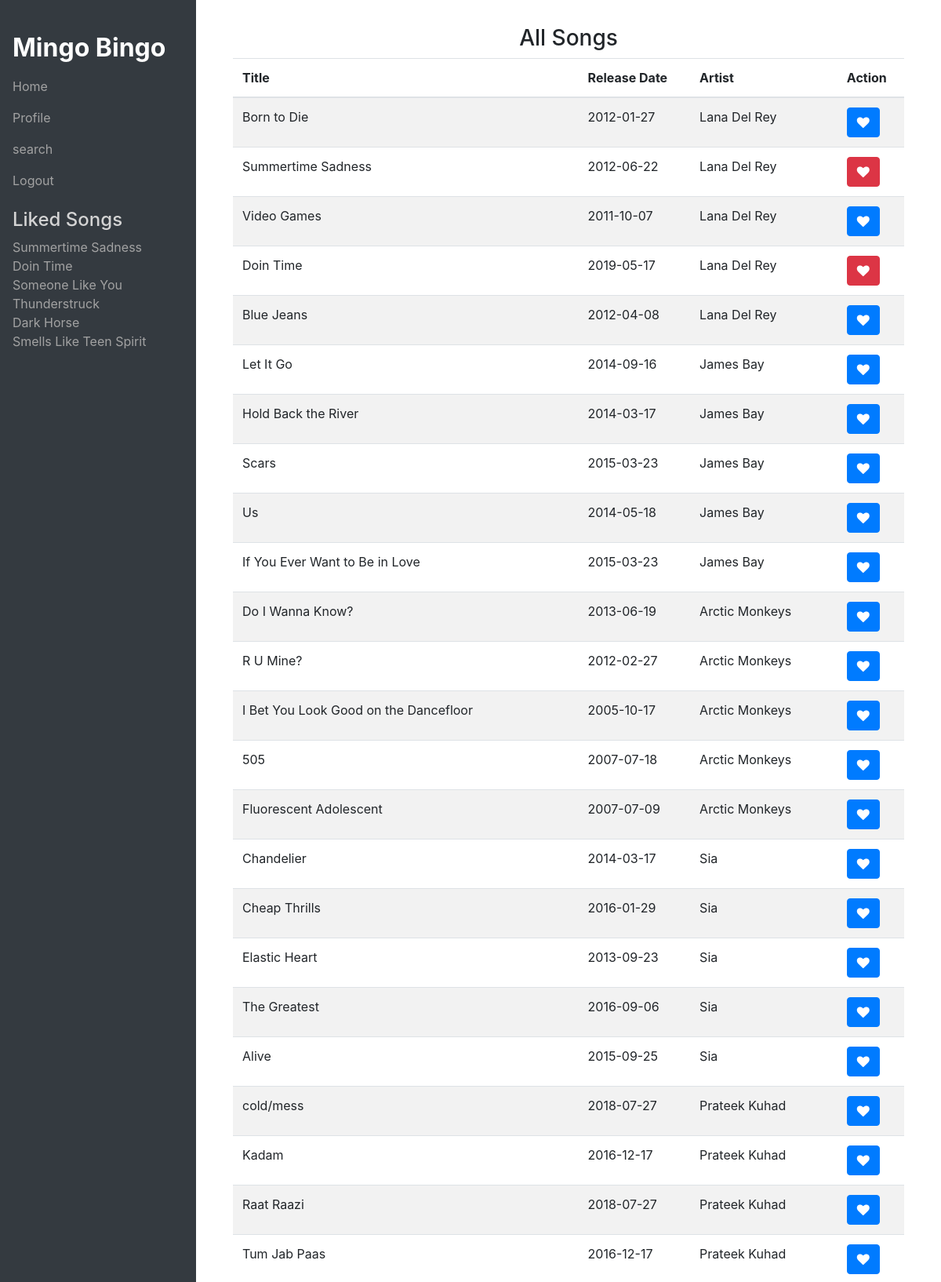
Screenshot of / (signed in, upper part) with the database file from the repository.
### website/models.py (models this page shows)
class Song(db.Model):
    id = db.Column(db.Integer, primary_key=True)
    title = db.Column(db.String(255), nullable=False)
    release_date = db.Column(db.Date)
    artist_id = db.Column(db.Integer, db.ForeignKey('user.id'), nullable=False)

class User(db.Model, UserMixin):
    id = db.Column(db.Integer, primary_key=True)
    email = db.Column(db.String(150), unique=True, nullable=False)
    password = db.Column(db.String(150), nullable=False)
    name = db.Column(db.String(150), nullable=False)
    date_of_birth = db.Column(db.Date, nullable=False)
    is_artist = db.Column(db.Boolean, nullable=False)
    songs = relationship('Song', backref='artist', lazy=True)

### website/views.py (the view, shortened to what this page needs)
@views.route('/', methods=['GET', 'POST'])
@login_required
def home():
    all_songs = Song.query.all()
    liked_songs = [song.song_id for song in LikedSongs.query.filter_by(user_id=current_user.id).all()]
    return render_template("home.html", user=current_user, songs=all_songs, liked_songs=liked_songs)

### website/__init__.py (called while the page is built)
def create_app():
    app = Flask(__name__)
    app.config['SECRET_KEY'] = 'nqMt+o1BxO2Wkaj4ogmFtg=='
    app.config['SQLALCHEMY_DATABASE_URI'] = f'sqlite:///{DB_NAME}'
    db.init_app(app)
    from .views import views
    from .auth import auth
    app.register_blueprint(views, url_prefix='/')
    app.register_blueprint(auth, url_prefix='/')
    from .models import User, Song
    with app.app_context():
        db.create_all()
    login_manager = LoginManager()
    login_manager.login_view = 'auth.login'
    login_manager.init_app(app)
    @login_manager.user_loader
    def load_user(id):
        return User.query.get(int(id))
    return app

### website/templates/home.html (shortened to what this page needs)
{% extends "base.html" %}
{% block content %}
<h3 align="center">All Songs</h3>
<table class="table table-striped">
  <thead>
    <tr>
      <th>Title</th>
      <th>Release Date</th>
      <th>Artist</th>
      <th>Action</th>
    </tr>
  </thead>
  <tbody>
    {% for song in songs %}
    <tr>
      <td>{{ song.title }}</td>
      <td>{{ song.release_date }}</td>
      <td>{{ song.artist.name }}</td>
      <td>
        {% if song.id in liked_songs %}
        <form action="{{ url_for('views.unlike_song', song_id=song.id) }}" method="post">
          <button type="submit" class="btn btn-danger"><i class="fa fa-heart"></i></button>
        </form>
        {% else %}
        <form action="{{ url_for('views.like_song', song_id=song.id) }}" method="post">
          <button type="submit" class="btn btn-primary"><i class="fa fa-heart"></i></button>
        </form>
        {% endif %}
      </td>
    </tr>
    {% endfor %}
  </tbody>
</table>
{% endblock %}

### website/templates/base.html (shortened to what this page needs)
<!DOCTYPE html>
<html>
<head>
  <link rel="stylesheet" href="https://stackpath.bootstrapcdn.com/bootstrap/4.4.1/css/bootstrap.min.css"
 />
  <link rel="stylesheet" href="https://stackpath.bootstrapcdn.com/font-awesome/4.7.0/css/font-awesome.min.css"
 />
</head>
<body>
  <nav class="navbar">
    <a class="navbar-brand" href="/">Mingo Bingo</a>
    <div style="width: 100%;">
      {% if user.is_authenticated %}
      <ul class="navbar-nav">
        <li>
          <a class="nav-link" id="home" href="/">Home</a>
        </li>
        <li>
          <a class="nav-link" id="manage" href="/manage">Profile</a>
        </li>
        <li>
          <a class="nav-link" id="search" href="/search">search</a>
        </li>
        <li>
          <a class="nav-link" id="logout" href="#" onclick="confirmLogout()">Logout</a>
        </li>
      </ul>
      <h4 style="color: #d4d4d4;">Liked Songs</h4>
      <ul class="navbar-nav">
        {% for song in songs %}
        {% if song.id in liked_songs %}
        <li>
          <p class="liked-song" onclick="confirmUnlike('{{ song.id }}')" >{{ song.title }}</p>
        </li>
        {% endif %}
        {% endfor %}
      </ul>
      {% endif %}
    </div>
  </nav>
  <div class="content">
    <div class="container">
      {% block content %} {% endblock %}
    </div>
  </div>
</body>
</html>

### website/templates/base.html (style rules this page uses)
.navbar { position: fixed; top: 0; bottom: 0; left: 0; width: 250px; background-color: #343a40; padding-top: 2rem; display: flex; flex-direction: column; justify-content: start; align-items: flex-start; }
.navbar-brand { font-size: 2rem; margin-right: 2rem; font-weight: bold; color: #fff; }
.navbar-nav { margin-bottom: 1rem; }
.liked-song { color: #a2a2a2; padding: 0; margin: 0; }
.nav-link { color: #a2a2a2; }
.content { margin-left: 250px; padding: 2rem; }

### rows the page displays
Song: title "Summertime Sadness", release_date "2012-06-22", artist.name "Lana Del Rey"
Song: title "Doin Time", release_date "2019-05-17", artist.name "Lana Del Rey"
Song: title "Someone Like You"
Song: title "Thunderstruck"
Song: title "Dark Horse"
Song: title "Smells Like Teen Spirit"
Song: title "Born to Die", release_date "2012-01-27", artist.name "Lana Del Rey"
Song: title "Video Games", release_date "2011-10-07", artist.name "Lana Del Rey"
Song: title "Blue Jeans", release_date "2012-04-08", artist.name "Lana Del Rey"
Song: title "Let It Go", release_date "2014-09-16", artist.name "James Bay"
Song: title "Hold Back the River", release_date "2014-03-17", artist.name "James Bay"
Song: title "Scars", release_date "2015-03-23", artist.name "James Bay"
Song: title "Us", release_date "2014-05-18", artist.name "James Bay"
Song: title "If You Ever Want to Be in Love", release_date "2015-03-23", artist.name "James Bay"
Song: title "Do I Wanna Know?", release_date "2013-06-19", artist.name "Arctic Monkeys"
Song: title "R U Mine?", release_date "2012-02-27", artist.name "Arctic Monkeys"
Song: title "I Bet You Look Good on the Dancefloor", release_date "2005-10-17", artist.name "Arctic Monkeys"
Song: title "505", release_date "2007-07-18", artist.name "Arctic Monkeys"
Song: title "Fluorescent Adolescent", release_date "2007-07-09", artist.name "Arctic Monkeys"
Song: title "Chandelier", release_date "2014-03-17", artist.name "Sia"
Song: title "Cheap Thrills", release_date "2016-01-29", artist.name "Sia"
Song: title "Elastic Heart", release_date "2013-09-23", artist.name "Sia"
Song: title "The Greatest", release_date "2016-09-06", artist.name "Sia"
Song: title "Alive", release_date "2015-09-25", artist.name "Sia"
Song: title "cold/mess", release_date "2018-07-27", artist.name "Prateek Kuhad"
Song: title "Kadam", release_date "2016-12-17", artist.name "Prateek Kuhad"
Song: title "Raat Raazi", release_date "2018-07-27", artist.name "Prateek Kuhad"
Song: title "Tum Jab Paas", release_date "2016-12-17", artist.name "Prateek Kuhad"
